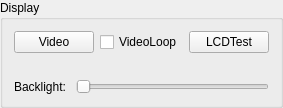
       <widget class="QGroupBox" name="groupBox_display">
        <property name="title">
         <string>Display</string>
        </property>
        <layout class="QVBoxLayout" name="verticalLayout_2">
         <item>
          <layout class="QHBoxLayout" name="horizontalLayout_3">
           <item>
            <widget class="QPushButton" name="pushButton_video">
             <property name="sizePolicy">
              <sizepolicy hsizetype="Minimum" vsizetype="Preferred">
               <horstretch>0</horstretch>
               <verstretch>0</verstretch>
              </sizepolicy>
             </property>
             <property name="text">
              <string>Video</string>
             </property>
            </widget>
           </item>
           <item>
            <widget class="QCheckBox" name="checkBox_videoloop">
             <property name="text">
              <string>VideoLoop</string>
             </property>
            </widget>
           </item>
           <item>
            <widget class="QPushButton" name="pushButton_lcdtest">
             <property name="sizePolicy">
              <sizepolicy hsizetype="Minimum" vsizetype="Preferred">
               <horstretch>0</horstretch>
               <verstretch>0</verstretch>
              </sizepolicy>
             </property>
             <property name="text">
              <string>LCDTest</string>
             </property>
            </widget>
           </item>
          </layout>
         </item>
         <item>
          <spacer name="horizontalSpacer_2">
           <property name="orientation">
            <enum>Qt::Horizontal</enum>
           </property>
           <property name="sizeHint" stdset="0">
            <size>
             <width>40</width>
             <height>20</height>
            </size>
           </property>
          </spacer>
         </item>
         <item>
          <layout class="QHBoxLayout" name="horizontalLayout_4"/>
         </item>
         <item>
          <layout class="QHBoxLayout" name="horizontalLayout_display_2">
           <item>
            <widget class="QLabel" name="label_backlight">
             <property name="text">
              <string>Backlight: </string>
             </property>
            </widget>
           </item>
           <item>
            <widget class="QSlider" name="horizontalSlider_backlight">
             <property name="sizePolicy">
              <sizepolicy hsizetype="Expanding" vsizetype="Preferred">
               <horstretch>0</horstretch>
               <verstretch>0</verstretch>
              </sizepolicy>
             </property>
             <property name="orientation">
              <enum>Qt::Horizontal</enum>
             </property>
            </widget>
           </item>
          </layout>
         </item>
        </layout>
       </widget>
